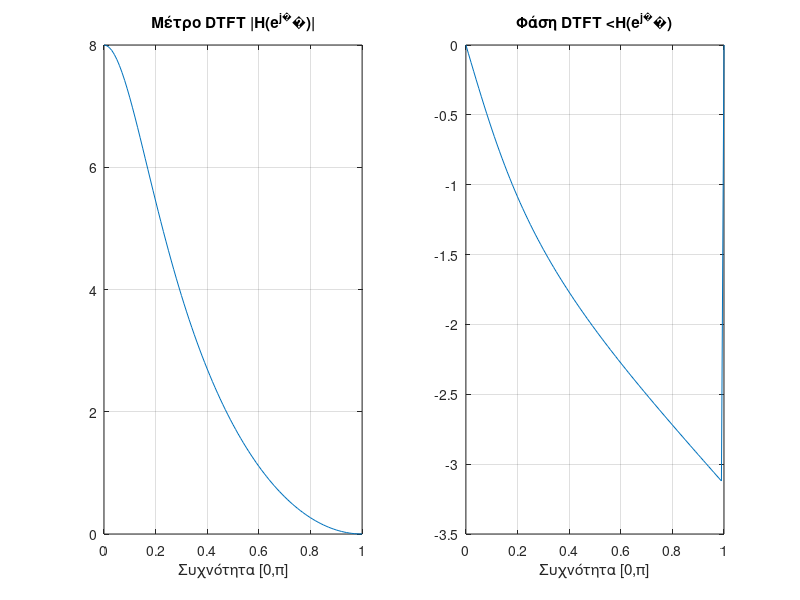

MATLAB code for this plot:
% Example 11.16

N = 100;    		                 % Ν: πλήθος σημείων άξονα συχνοτήτων
w = [0:1:N] * (pi/N); 	                 % Διαίρεση περιοχής [0,π] σε Ν σημεία
Den = (1 - 0.5 * exp(-j*w) );            % Υπολογισμός παρονομαστή Η(e^jω)
Num = (1 + 2 * exp(-j*w) + exp(-j*2*w)); % Υπολογισμός αριθμητή Η(e^jω)
H = Num ./ Den; % Υπολογισμός απόκρισης συχνότητας H(e^jω)

% Σχεδιασμός φασμάτων πλάτους και φάσης
subplot(121), plot(w/pi, abs(H)); grid; xlim([0,1])
xlabel('Συχνότητα [0,π]'); title('Μέτρο DTFT |H(e^j^ω)|'); 
subplot(122), plot(w/pi, angle(H)); grid; xlim([0,1])
xlabel('Συχνότητα [0,π]'); title('Φάση DTFT <H(e^j^ω)');